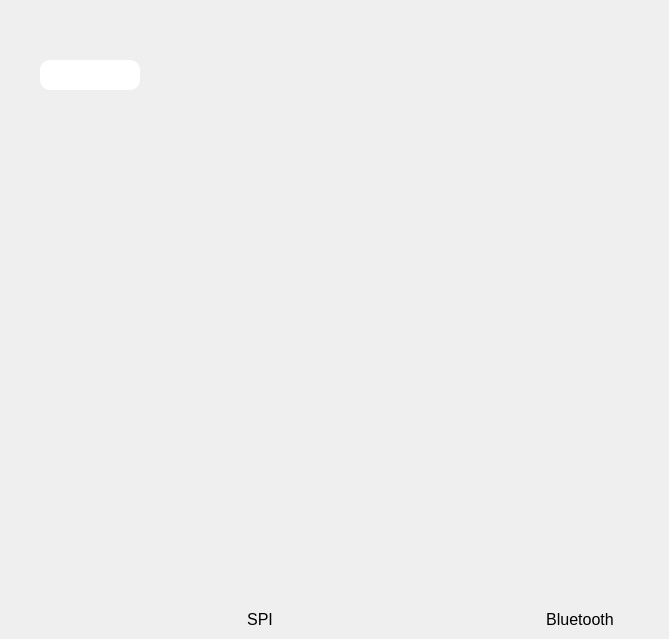
    <widget class="QWidget" name="w_mainTab">
     <attribute name="title">
      <string>Main</string>
     </attribute>
     <widget class="QLabel" name="w_logo1">
      <property name="geometry">
       <rect>
        <x>240</x>
        <y>50</y>
        <width>360</width>
        <height>400</height>
       </rect>
      </property>
      <property name="styleSheet">
       <string notr="true">image: url(:/logo/_Icons/logo_blue_TB_100px_62px_300ppi.png);</string>
      </property>
      <property name="text">
       <string>&lt;html&gt;&lt;head/&gt;&lt;body&gt;&lt;p&gt;&lt;br/&gt;&lt;/p&gt;&lt;/body&gt;&lt;/html&gt;</string>
      </property>
     </widget>
     <widget class="QPushButton" name="w_spiSelectButton">
      <property name="geometry">
       <rect>
        <x>180</x>
        <y>470</y>
        <width>160</width>
        <height>120</height>
       </rect>
      </property>
      <property name="focusPolicy">
       <enum>Qt::NoFocus</enum>
      </property>
      <property name="styleSheet">
       <string notr="true">border-radius: 10px;
image: url(:/SPI_bluetooth/_Icons/spi_app_icon_resized.png);
border-style: solid;</string>
      </property>
      <property name="text">
       <string/>
      </property>
     </widget>
     <widget class="QLabel" name="w_spiLabel">
      <property name="geometry">
       <rect>
        <x>180</x>
        <y>610</y>
        <width>160</width>
        <height>20</height>
       </rect>
      </property>
      <property name="font">
       <font>
        <pointsize>12</pointsize>
       </font>
      </property>
      <property name="text">
       <string>&lt;html&gt;&lt;head/&gt;&lt;body&gt;&lt;p align=&quot;center&quot;&gt;SPI&lt;/p&gt;&lt;/body&gt;&lt;/html&gt;</string>
      </property>
     </widget>
     <widget class="QPushButton" name="w_bluetoothSelectButton">
      <property name="geometry">
       <rect>
        <x>500</x>
        <y>470</y>
        <width>160</width>
        <height>120</height>
       </rect>
      </property>
      <property name="focusPolicy">
       <enum>Qt::NoFocus</enum>
      </property>
      <property name="styleSheet">
       <string notr="true">border-radius: 10px;
border-style: solid;
image: url(:/SPI_bluetooth/_Icons/bluetooth_app_icon_resized.png);</string>
      </property>
      <property name="text">
       <string/>
      </property>
     </widget>
     <widget class="QLabel" name="w_bluetoothLabel">
      <property name="geometry">
       <rect>
        <x>500</x>
        <y>610</y>
        <width>160</width>
        <height>20</height>
       </rect>
      </property>
      <property name="font">
       <font>
        <pointsize>12</pointsize>
       </font>
      </property>
      <property name="text">
       <string>&lt;html&gt;&lt;head/&gt;&lt;body&gt;&lt;p align=&quot;center&quot;&gt;Bluetooth&lt;/p&gt;&lt;/body&gt;&lt;/html&gt;</string>
      </property>
     </widget>
     <widget class="QPushButton" name="w_informationTabButton">
      <property name="geometry">
       <rect>
        <x>40</x>
        <y>60</y>
        <width>100</width>
        <height>30</height>
       </rect>
      </property>
      <property name="focusPolicy">
       <enum>Qt::NoFocus</enum>
      </property>
      <property name="styleSheet">
       <string notr="true">background-color:white;
border-radius: 10px;
border-style: solid;
image: url(:/Informations/_Icons/blue-jelly-icon-alphanumeric-information.png);</string>
      </property>
      <property name="text">
       <string/>
      </property>
     </widget>
    </widget>
